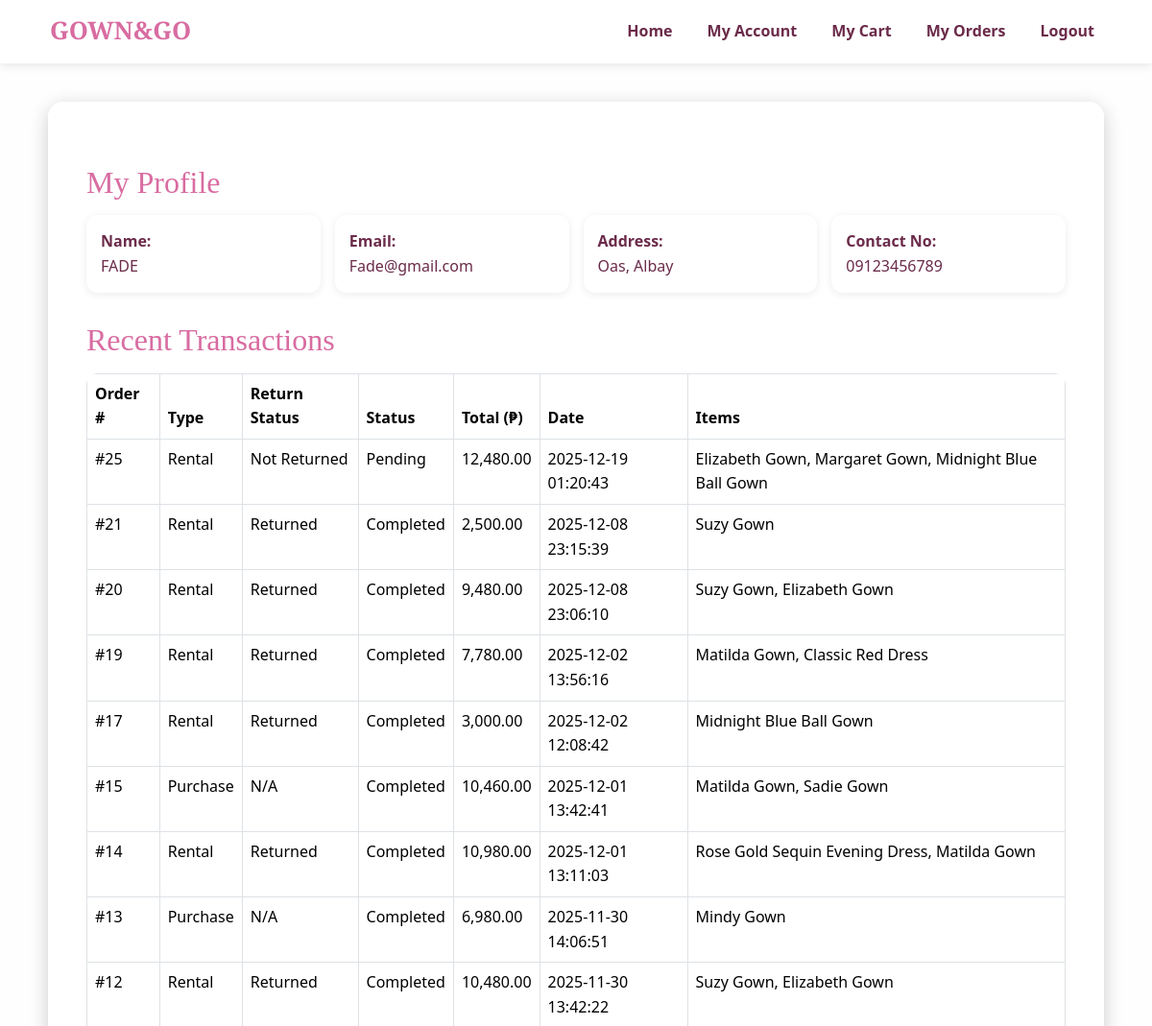
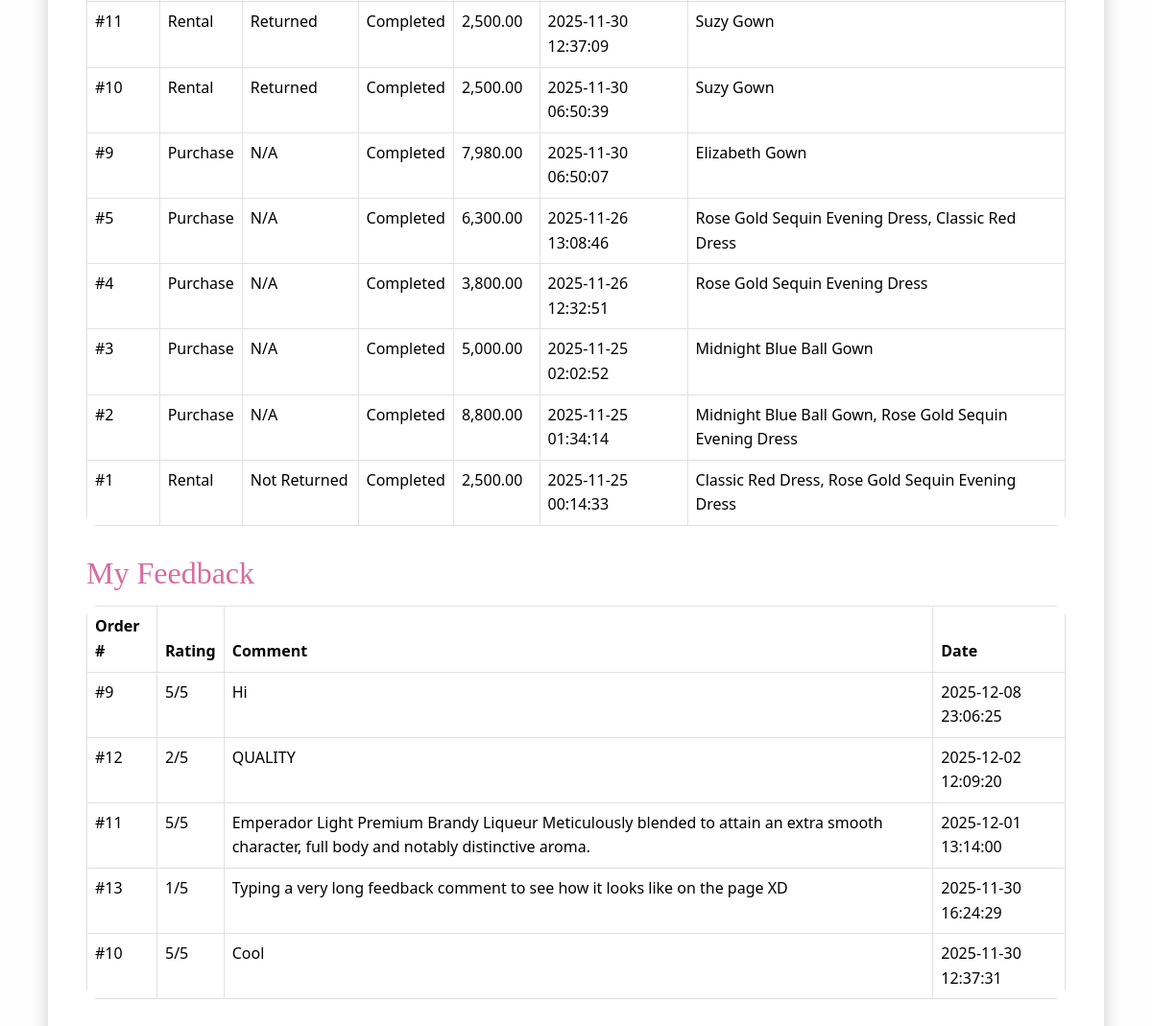
The page /user.php (signed in) on the database its author committed (2 pictures, top to bottom).
### tables this page shows
CREATE TABLE `users` (
  `user_id` int(11) NOT NULL,
  `username` varchar(100) NOT NULL,
  `email` varchar(150) NOT NULL,
  `password` varchar(255) NOT NULL,
  `address` text DEFAULT NULL,
  `contact_no` varchar(50) DEFAULT NULL,
  `role` enum('customer','admin') NOT NULL DEFAULT 'customer',
  `created_at` datetime DEFAULT current_timestamp()
);

CREATE TABLE `orders` (
  `order_id` int(11) NOT NULL,
  `user_id` int(11) NOT NULL,
  `order_date` datetime DEFAULT current_timestamp(),
  `order_status` enum('Pending','Confirmed','Completed','Cancelled') NOT NULL DEFAULT 'Pending',
  `order_type` enum('Rental','Purchase','Mixed') NOT NULL,
  `total_amount` decimal(12,2) NOT NULL DEFAULT 0.00,
  `delivery_address` text DEFAULT NULL
);

CREATE TABLE `feedback` (
  `feedback_id` int(11) NOT NULL,
  `user_id` int(11) NOT NULL,
  `order_id` int(11) NOT NULL,
  `comments` text DEFAULT NULL,
  `rating` tinyint(3) UNSIGNED DEFAULT NULL CHECK (`rating` between 1 and 5),
  `created_at` datetime DEFAULT current_timestamp()
);

### user.php (the view, shortened to what this page needs)
<?php
include 'config.php';
$user_id = $_SESSION['user_id'];
$stmt = $conn->prepare("
    SELECT username, email, address, contact_no
    FROM users
    WHERE user_id = ?
");
$stmt->bind_param("i", $user_id);
$stmt->execute();
$user = $stmt->get_result()->fetch_assoc();
$orders = $conn->query("
    SELECT
        o.order_id,
        MAX(od.order_type) AS order_type,
        MAX(od.return_status) AS return_status,
        o.order_status,
        o.total_amount,
        o.order_date,
        GROUP_CONCAT(i.name SEPARATOR ', ') AS item_names
    FROM orders o
    JOIN order_details od ON o.order_id = od.order_id
    JOIN items i ON od.item_id = i.item_id
    LEFT JOIN payments p ON o.order_id = p.order_id
    WHERE o.user_id = {$_SESSION['user_id']}
    GROUP BY o.order_id
    ORDER BY o.order_date DESC
");
$feedbacks = $conn->query("
    SELECT f.comments, f.rating, f.created_at, o.order_id
    FROM feedback f
    JOIN orders o ON f.order_id = o.order_id
    WHERE f.user_id = $user_id
    ORDER BY f.created_at DESC
");
?>
<!DOCTYPE html>
<html lang="en">
<head>
<link rel="stylesheet" href="https://cdn.jsdelivr.net/npm/bootstrap@5.3.8/dist/css/bootstrap.min.css">
<link rel="stylesheet" href="inclusion/stylesheet.css">
</head>
<body>
<?php include 'inclusion/nav.php'; ?>
<div class="dashboard-container">
<h2 class="section-title">My Profile</h2>
<div class="profile-grid">
    <div class="profile-box"><strong>Name:</strong><br><?php echo htmlspecialchars($user['username']); ?></div>
    <div class="profile-box"><strong>Email:</strong><br><?php echo htmlspecialchars($user['email']); ?></div>
    <div class="profile-box"><strong>Address:</strong><br><?php echo htmlspecialchars($user['address']); ?></div>
    <div class="profile-box"><strong>Contact No:</strong><br><?php echo htmlspecialchars($user['contact_no']); ?></div>
</div>
<h2 class="section-title">Recent Transactions</h2>
<table class="table table-bordered">
<thead style="background:#f9e6f1;">
<tr>
    <th>Order #</th>
    <th>Type</th>
    <th>Return Status</th>
    <th>Status</th>
    <th>Total (₱)</th>
    <th>Date</th>
    <th>Items</th>
</tr>
</thead>
<tbody>
<?php if ($orders->num_rows == 0): ?>
<tr><td colspan="7" class="text-center">No transactions yet.</td></tr>
<?php else: ?>
<?php while($o = $orders->fetch_assoc()): ?>
<tr>
    <td>#<?= $o['order_id']; ?></td>
<td><?= $o['order_type']; ?></td>
<td><?= $o['order_type'] === 'Rental' ? $o['return_status'] : 'N/A'; ?></td>
<td><?= $o['order_status']; ?></td>
<td><?= number_format($o['total_amount'],2); ?></td>
<td><?= $o['order_date']; ?></td>
<td><?= htmlspecialchars($o['item_names']); ?></td>
</tr>
<?php endwhile; ?>
<?php endif; ?>
</tbody>
</table>
<h2 class="section-title">My Feedback</h2>
<table class="table table-bordered">
<thead style="background:#f9e6f1;">
<tr>
    <th>Order #</th>
    <th>Rating</th>
    <th>Comment</th>
    <th>Date</th>
</tr>
</thead>
<tbody>
<?php if ($feedbacks->num_rows == 0): ?>
<tr><td colspan="4" class="text-center">You have not submitted feedback yet.</td></tr>
<?php else: ?>
<?php while($f = $feedbacks->fetch_assoc()): ?>
<tr>
    <td>#<?php echo $f['order_id']; ?></td>
    <td><?php echo $f['rating']; ?>/5</td>
    <td><?php echo htmlspecialchars($f['comments']); ?></td>
    <td><?php echo $f['created_at']; ?></td>
</tr>
<?php endwhile; ?>
<?php endif; ?>
</tbody>
</table>
</div>
</body>
</html>

### inclusion/stylesheet.css (style rules this page uses)
* { box-sizing: border-box; }
html, body { margin: 0; padding: 0; box-sizing: border-box; }
body { font-family: 'Segoe UI', Tahoma, Geneva, Verdana, sans-serif; background: url('https://i.pinimg.com/1200x/63/01/8a/63018a11c5ad770ed2eec2d2587cea74.jpg') no-repeat center center fixed; background-size: cover; color: #6b2b4a; line-height: 1.6; position: relative; }
body::before { content: ""; position: fixed; inset: 0; background-color: rgba(245, 230, 240, 0.04); z-index: -1; }

### user.php (style rules this page uses)
.dashboard-container { max-width: 1100px; margin: 40px auto; background: rgba(255,255,255,0.95); padding: 35px 40px; border-radius: 16px; box-shadow: 0 5px 20px rgba(0,0,0,0.2); }
.section-title { font-family: 'Playfair Display', serif; color: #d86ca1; margin-bottom: 15px; margin-top: 30px; }
.profile-grid { display: grid; grid-template-columns: repeat(auto-fit, minmax(220px,1fr)); gap: 15px; }
.profile-box { background: #fff; padding: 15px; border-radius: 12px; box-shadow: 0 2px 8px rgba(0,0,0,0.08); }
.table { background: #fff; border-radius: 12px; overflow: hidden; }

### rows shown on the page
users: username "FADE", email "Fade@gmail.com", address "Oas, Albay", contact_no "09123456789"
orders: order_id "25", order_type "Rental", return_status "Not Returned", order_status "Pending", total_amount "12,480.00", order_date "2025-12-19 01:20:43", item_names "Elizabeth Gown, Margaret Gown, Midnight Blue Ball Gown"
orders: order_id "21", order_type "Rental", return_status "Returned", order_status "Completed", total_amount "2,500.00", order_date "2025-12-08 23:15:39", item_names "Suzy Gown"
orders: order_id "20", order_type "Rental", return_status "Returned", order_status "Completed", total_amount "9,480.00", order_date "2025-12-08 23:06:10", item_names "Suzy Gown, Elizabeth Gown"
orders: order_id "19", order_type "Rental", return_status "Returned", order_status "Completed", total_amount "7,780.00", order_date "2025-12-02 13:56:16", item_names "Matilda Gown, Classic Red Dress"
orders: order_id "17", order_type "Rental", return_status "Returned", order_status "Completed", total_amount "3,000.00", order_date "2025-12-02 12:08:42", item_names "Midnight Blue Ball Gown"
orders: order_id "15", order_type "Purchase", shows "N/A", order_status "Completed", total_amount "10,460.00", order_date "2025-12-01 13:42:41", item_names "Matilda Gown, Sadie Gown"
orders: order_id "14", order_type "Rental", return_status "Returned", order_status "Completed", total_amount "10,980.00", order_date "2025-12-01 13:11:03", item_names "Rose Gold Sequin Evening Dress, Matilda Gown"
orders: order_id "13", order_type "Purchase", shows "N/A", order_status "Completed", total_amount "6,980.00", order_date "2025-11-30 14:06:51", item_names "Mindy Gown"
orders: order_id "12", order_type "Rental", return_status "Returned", order_status "Completed", total_amount "10,480.00", order_date "2025-11-30 13:42:22", item_names "Suzy Gown, Elizabeth Gown"
orders: order_id "11", order_type "Rental", return_status "Returned", order_status "Completed", total_amount "2,500.00", order_date "2025-11-30 12:37:09", item_names "Suzy Gown"
orders: order_id "10", order_type "Rental", return_status "Returned", order_status "Completed", total_amount "2,500.00", order_date "2025-11-30 06:50:39", item_names "Suzy Gown"
orders: order_id "9", order_type "Purchase", shows "N/A", order_status "Completed", total_amount "7,980.00", order_date "2025-11-30 06:50:07", item_names "Elizabeth Gown"
orders: order_id "5", order_type "Purchase", shows "N/A", order_status "Completed", total_amount "6,300.00", order_date "2025-11-26 13:08:46", item_names "Rose Gold Sequin Evening Dress, Classic Red Dress"
orders: order_id "4", order_type "Purchase", shows "N/A", order_status "Completed", total_amount "3,800.00", order_date "2025-11-26 12:32:51", item_names "Rose Gold Sequin Evening Dress"
orders: order_id "3", order_type "Purchase", shows "N/A", order_status "Completed", total_amount "5,000.00", order_date "2025-11-25 02:02:52", item_names "Midnight Blue Ball Gown"
orders: order_id "2", order_type "Purchase", shows "N/A", order_status "Completed", total_amount "8,800.00", order_date "2025-11-25 01:34:14", item_names "Midnight Blue Ball Gown, Rose Gold Sequin Evening Dress"
orders: order_id "1", order_type "Rental", return_status "Not Returned", order_status "Completed", total_amount "2,500.00", order_date "2025-11-25 00:14:33", item_names "Classic Red Dress, Rose Gold Sequin Evening Dress"
feedback: order.order_id "9", rating "5", comments "Hi", created_at "2025-12-08 23:06:25"
feedback: order.order_id "12", rating "2", comments "QUALITY", created_at "2025-12-02 12:09:20"
feedback: order.order_id "11", rating "5", comments "Emperador Light Premium Brandy Liqueur Meticulously blended to attain an extra smooth character, full body and notably distinctive aroma.", created_at "2025-12-01 13:14:00"
feedback: order.order_id "13", rating "1", comments "Typing a very long feedback comment to see how it looks like on the page XD", created_at "2025-11-30 16:24:29"
feedback: order.order_id "10", rating "5", comments "Cool", created_at "2025-11-30 12:37:31"
